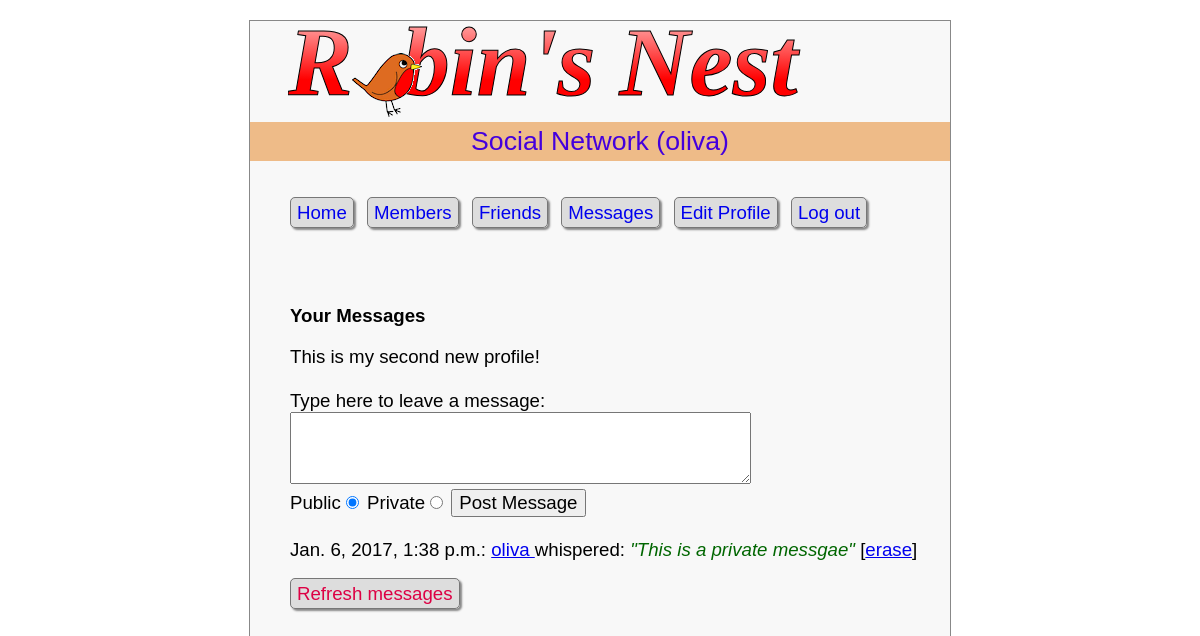
Page /messages/ (signed in) on the committed database.
### mainapp/models.py (models this page shows, shortened)
class Profile(models.Model):
    text = models.CharField(max_length=4096) # TODO: Use TextField instead of CharField

class Message(models.Model):
    user = models.ForeignKey(Member, related_name='%(class)s_user')
    recip = models.ForeignKey(Member, related_name='%(class)s_recip')
    pm = models.BooleanField(default=True)
    time = models.DateTimeField()
    text = models.CharField(max_length=4096)

class Member(models.Model):
    username = models.CharField(max_length=16,primary_key=True)
    password = models.CharField(max_length=16)
    profile = models.OneToOneField(Profile, null=True)
    following = models.ManyToManyField("self", symmetrical=False)

### mainapp/views.py (the view)
    def test(request):
        if 'username' in request.session:
            return f(request)
        else:
            return render(request, 'mainapp/not-logged-in.html', {})

### mainapp/views.py (called while the page is built)
def loggedin(f):
    def test(request):
        if 'username' in request.session:
            return f(request)
        else:
            return render(request, 'mainapp/not-logged-in.html', {})
    return test

### templates/mainapp/messages.html (shortened to what this page needs)
{% extends "base.html" %}
{% block content %}
<div class='main'>
{% if username == view %}
   <h3>Your Messages</h3>
{% else %}
   <h3><a href="/members/?view={{view}}">{{view}}</a>'s Messages</h3>
{% endif %}
{% if profile %}
   {{ profile }} <br style='clear:left;'><br>
{% endif %}
<form method='POST' action='/messages/?view={{view}}'>
   Type here to leave a message:
   <br>
   <textarea name='text' cols='40' rows='3'></textarea>
   <br>
   Public<input type='radio' name='pm' value='0' checked='checked'>
   Private<input type='radio' name='pm' value='1'>
   <input type='submit' value='Post Message'>
</form>
<br>
{% if messages %}
   {% for message in messages %}
   {% if message.pm or message.user.username == username or message.recip.username == username %}
      {{ message.time }}:
      <a href='/messages/?view={{message.user.username}}'>
         {{message.user.username}}
      </a>
      {% if message.pm %}
         wrote: "{{ message.text }}"
      {% else %}
         whispered: <span class='whisper'>"{{ message.text }}"</span>
      {% endif %}
      {% if view == username %}
         [<a href='/messages/?view={{view}}&erase={{message.id}}'>erase</a>]
      {% endif %}
      <br>
   {% endif %}
   {% endfor %}
{% else %}
<br><span class='info'>No messages yet</span><br><br>
{% endif %}
<br><a class='button' href='/messages/?view={{view}}'>Refresh messages</a></div><br>
{% endblock %}

### static/styles.css (style rules this page uses)
* { font-family:verdana,sans-serif; font-size :14pt; }
body { width :700px; margin :20px auto; background:#f8f8f8; border :1px solid #888; }
html { background:#fff }
li a, .button { text-decoration:none; }
.main { margin-left:40px; }
.menu li, .button { display :inline; padding :4px 6px; border :1px solid #777; background :#ddd; color :#d04; margin-right :8px; border-radius :5px; -moz-box-shadow :2px 2px 2px #888; -webkit-box-shadow:2px 2px 2px #888; box-shadow :2px 2px 2px #888; }
.whisper { font-style:italic; color :#006600; }

### rows in the picture
Profile: text "This is my second new profile!"
Message: time "Jan. 6, 2017, 1:38 p.m.", user.username "oliva", text "This is a private messgae"

### other values in the picture
{{ appname }} "Social Network"
{{ username }} "oliva"
